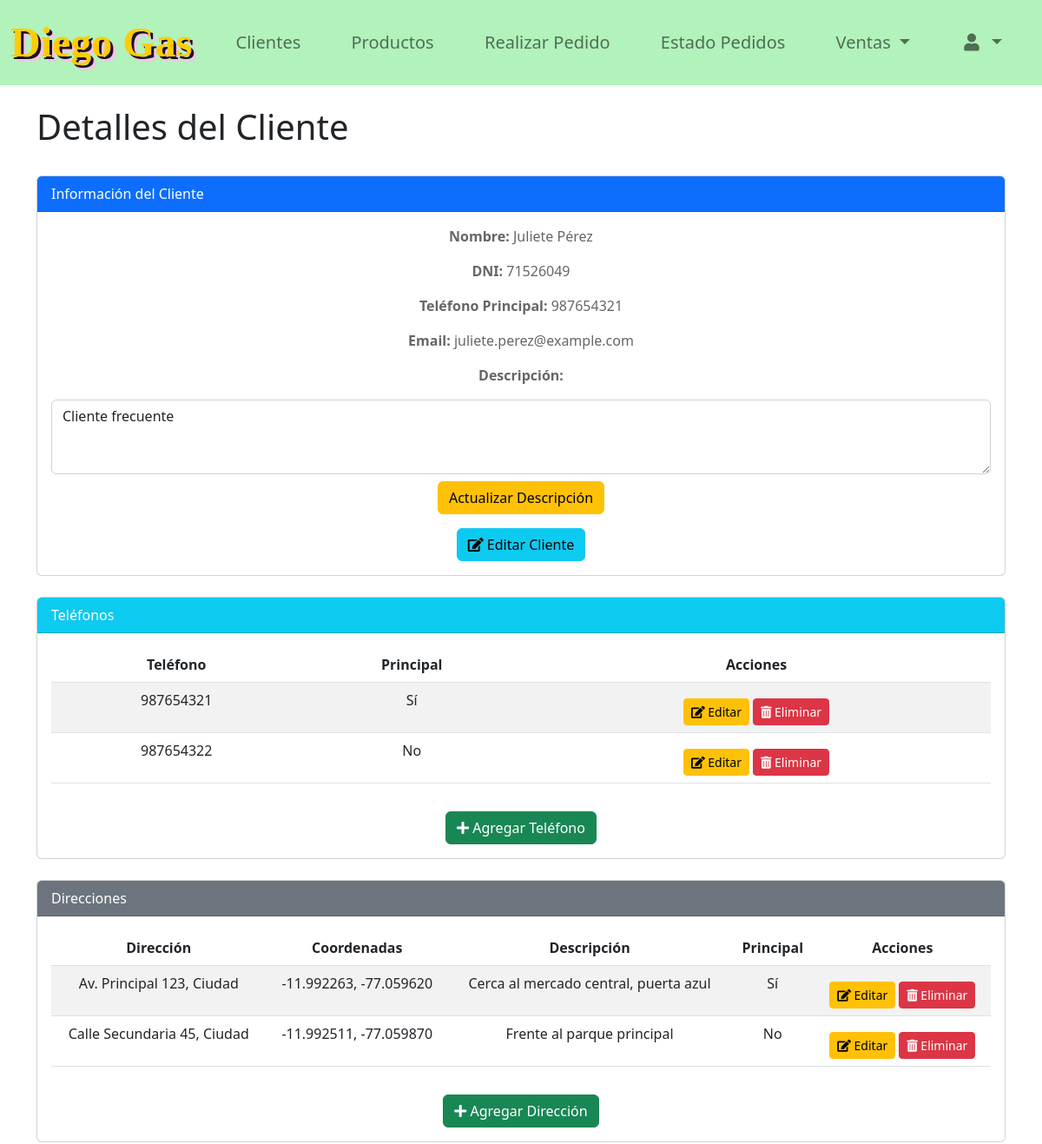
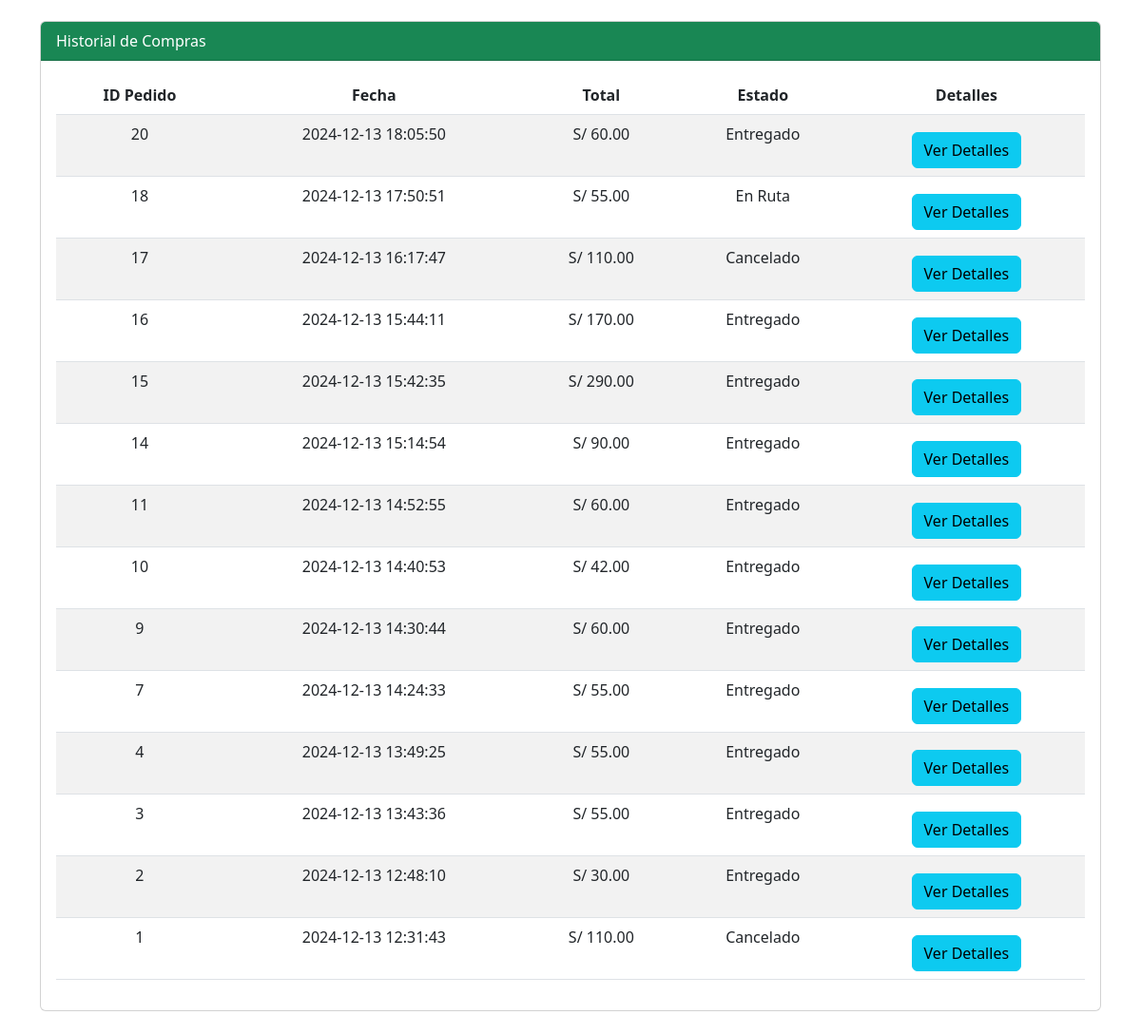
Screenshot of /vistas/Recepcion/detalles_cliente.php?id_cliente=1 (signed in) with the database file from the repository (2 pictures, top to bottom).
### tables this page shows
CREATE TABLE `clientes` (
  `id_cliente` int(11) NOT NULL,
  `nombre_cliente` varchar(100) NOT NULL,
  `apellido_cliente` varchar(100) DEFAULT NULL,
  `fecha_registro_cliente` date DEFAULT NULL,
  `email_cliente` varchar(100) DEFAULT NULL,
  `descripcion_cliente` varchar(255) DEFAULT NULL,
  `dni_cliente` int(11) DEFAULT NULL
);

CREATE TABLE `telefonos_cliente` (
  `id_telefono` int(11) NOT NULL,
  `id_cliente` int(11) NOT NULL,
  `telefono` varchar(15) NOT NULL,
  `es_principal` tinyint(1) DEFAULT 0
);

CREATE TABLE `direcciones_cliente` (
  `id_direccion` int(11) NOT NULL,
  `id_cliente` int(11) NOT NULL,
  `direccion` varchar(255) NOT NULL,
  `coordenadas` varchar(50) DEFAULT NULL,
  `descripcion` varchar(255) DEFAULT NULL,
  `es_principal` tinyint(1) DEFAULT 0
);

CREATE TABLE `pedidos` (
  `id_pedido` int(11) NOT NULL,
  `id_cliente` int(11) NOT NULL,
  `id_usuario` int(11) NOT NULL,
  `fecha_pedido` datetime NOT NULL,
  `total_pedido` decimal(10,2) NOT NULL,
  `id_estado` int(11) NOT NULL,
  `id_empleado` int(11) DEFAULT NULL,
  `id_pago` int(11) NOT NULL,
  `id_tipo_despacho` int(11) NOT NULL,
  `fecha_entrega` datetime NOT NULL DEFAULT current_timestamp(),
  `id_direccion_envio` int(11) DEFAULT NULL
);

CREATE TABLE `estado_pedido` (
  `id_estado` int(11) NOT NULL,
  `nombre_estado` varchar(50) NOT NULL,
  `descripcion` text DEFAULT NULL
);

### vistas/funciones.php (called while the page is built, shortened)
<?php
function obtenerConexion()
{
    $host = "localhost";
    $dbname = "diegogas";
    $username = "root";
    $password = "";
    try {
        $conn = new PDO("mysql:host=$host;dbname=$dbname", $username, $password);
        $conn->setAttribute(PDO::ATTR_ERRMODE, PDO::ERRMODE_EXCEPTION);
        return $conn;
    } catch (PDOException $e) {
        logError($e->getMessage());
        echo "Ocurrió un error en la conexión. Por favor, intente más tarde.";
        return null;
    }
}
function obtenerHistorialComprasCliente($id_cliente)
{
    $conn = obtenerConexion();
    $sql = "SELECT p.id_pedido, p.fecha_pedido, p.total_pedido, ep.nombre_estado AS estado, ep.descripcion AS descripcion_estado
            FROM pedidos p
            JOIN estado_pedido ep ON p.id_estado = ep.id_estado
            WHERE p.id_cliente = :id_cliente
            ORDER BY p.fecha_pedido DESC";
    $stmt = $conn->prepare($sql);
    $stmt->bindParam(':id_cliente', $id_cliente, PDO::PARAM_INT);
    $stmt->execute();
    return $stmt->fetchAll(PDO::FETCH_ASSOC);
}
function obtenerClientePorId($id_cliente)
{
    $conn = obtenerConexion();
    $cliente = null;
    try {
        $stmtCliente = $conn->prepare("
            SELECT
                c.id_cliente,
                c.nombre_cliente,
                c.apellido_cliente,
                c.dni_cliente,
                c.email_cliente,
                c.descripcion_cliente, -- Agregado: descripción del cliente
                t.telefono AS telefono_principal,
                d.direccion AS direccion_principal
            FROM clientes c
            LEFT JOIN telefonos_cliente t
                ON c.id_cliente = t.id_cliente AND t.es_principal = 1
            LEFT JOIN direcciones_cliente d
                ON c.id_cliente = d.id_cliente AND d.es_principal = 1
            WHERE c.id_cliente = :id_cliente
        ");
        $stmtCliente->execute([':id_cliente' => $id_cliente]);
        $cliente = $stmtCliente->fetch(PDO::FETCH_ASSOC);
        if ($cliente) {
            $cliente['direcciones'] = obtenerDireccionesPorCliente($id_cliente);
            $cliente['telefonos'] = obtenerTelefonosPorCliente($id_cliente);
        }
    } catch (PDOException $e) {
        error_log("Error al obtener cliente por ID: " . $e->getMessage());
    }
    return $cliente;
}
function obtenerTelefonosPorCliente($id_cliente)
{
    $conn = obtenerConexion();
    try {
        $stmt = $conn->prepare("SELECT id_telefono, telefono, es_principal FROM telefonos_cliente WHERE id_cliente = ?");
        $stmt->execute([$id_cliente]);
        return $stmt->fetchAll(PDO::FETCH_ASSOC);
    } catch (PDOException $e) {
        echo "Error al obtener teléfonos: " . $e->getMessage();
        return [];
    }
}
function obtenerTelefonoPrincipal($id_cliente)
{
    $conn = obtenerConexion();
    try {
        $stmt = $conn->prepare("
            SELECT telefono
            FROM telefonos_cliente
            WHERE id_cliente = ? AND es_principal = 1
            LIMIT 1
        ");
        $stmt->execute([$id_cliente]);
        $resultado = $stmt->fetch(PDO::FETCH_ASSOC);
        return $resultado ? $resultado['telefono'] : null;
    } catch (PDOException $e) {
        echo "Error al obtener teléfono principal: " . $e->getMessage();
        return null;
    }
}
function obtenerDireccionesPorCliente($id_cliente)
{
    $conn = obtenerConexion();
    $sql = "SELECT * FROM direcciones_cliente WHERE id_cliente = :id_cliente";
    $stmt = $conn->prepare($sql);
    $stmt->bindParam(':id_cliente', $id_cliente, PDO::PARAM_INT);
    $stmt->execute();
    return $stmt->fetchAll(PDO::FETCH_ASSOC);
}

### vistas/Recepcion/detalles_cliente.php (the view, shortened to what this page needs)
<?php
require_once '../funciones.php';
$id_cliente = $_GET['id_cliente'];
$cliente = obtenerClientePorId($id_cliente);
$telefono_principal = obtenerTelefonoPrincipal($id_cliente);
$direcciones = obtenerDireccionesPorCliente($id_cliente);
$historialCompras = obtenerHistorialComprasCliente($id_cliente);
?>
<!DOCTYPE html>
<html lang="es">
<head>
    <link rel="stylesheet" href="../../recursos/css/style.css">
    <link rel="stylesheet" href="https://cdnjs.cloudflare.com/ajax/libs/font-awesome/5.15.4/css/all.min.css">
    <link href="https://cdn.jsdelivr.net/npm/bootstrap@5.2.3/dist/css/bootstrap.min.css" rel="stylesheet">
</head>
<body>
    <?php include_once 'navbar_recepcion.php'; ?>
    <div class="container mt-4">
        <h1>Detalles del Cliente</h1><br>
        <div class="card mb-4">
            <div class="card-header bg-primary text-white">
                Información del Cliente
            </div>
            <div class="card-body">
                <p><strong>Nombre:</strong> <?php echo htmlspecialchars($cliente['nombre_cliente'] . ' ' . $cliente['apellido_cliente']); ?></p>
                <p><strong>DNI:</strong> <?php echo htmlspecialchars($cliente['dni_cliente'] ?? 'No registrado'); ?></p>
                <p><strong>Teléfono Principal:</strong> <?php echo htmlspecialchars($telefono_principal ?? 'No registrado'); ?></p>
                <p><strong>Email:</strong> <?php echo htmlspecialchars($cliente['email_cliente'] ?? 'No registrado'); ?></p>
                <form method="POST" action="">
                    <p><strong>Descripción:</strong></p>
                    <textarea name="descripcion_cliente" class="form-control" rows="3"><?php echo htmlspecialchars($cliente['descripcion_cliente'] ?? 'Sin descripción'); ?></textarea>
                    <button type="submit" name="actualizar_descripcion" class="btn btn-warning mt-2">Actualizar Descripción</button>
                </form>
                <button class="btn btn-info mt-3" data-bs-toggle="modal" data-bs-target="#modalEditarCliente">
                    <i class="fas fa-edit"></i> Editar Cliente
                </button>
            </div>
        </div>
        <div class="card mb-4">
            <div class="card-header bg-info text-white">
                Teléfonos
            </div>
            <div class="card-body">
                <?php
                $telefonos = obtenerTelefonosPorCliente($id_cliente);
                if (!empty($telefonos)): ?>
                    <table class="table table-striped">
                        <thead>
                            <tr>
                                <th>Teléfono</th>
                                <th>Principal</th>
                                <th>Acciones</th>
                            </tr>
                        </thead>
                        <tbody>
                            <?php foreach ($telefonos as $telefono): ?>
                                <tr>
                                    <td><?php echo htmlspecialchars($telefono['telefono']); ?></td>
                                    <td><?php echo $telefono['es_principal'] ? "Sí" : "No"; ?></td>
                                    <td>
                                        <button class="btn btn-warning btn-sm" data-bs-toggle="modal" data-bs-target="#modalTelefono"
                                            data-id="<?php echo $telefono['id_telefono']; ?>"
                                            data-telefono="<?php echo htmlspecialchars($telefono['telefono']); ?>"
                                            data-es-principal="<?php echo $telefono['es_principal']; ?>">
                                            <i class="fas fa-edit"></i> Editar
                                        </button>
                                        <a href="detalles_cliente.php?id_cliente=<?php echo $id_cliente; ?>&eliminar_telefono=<?php echo $telefono['id_telefono']; ?>"
                                            class="btn btn-danger btn-sm" onclick="return confirm('¿Estás seguro de eliminar este teléfono?');">
                                            <i class="fas fa-trash-alt"></i> Eliminar
                                        </a>
                                    </td>
                                </tr>
                            <?php endforeach; ?>
                        </tbody>
                    </table>
                <?php else: ?>
                    <p>No se encontraron teléfonos asociados al cliente.</p>
                <?php endif; ?>
                <button class="btn btn-success mt-3" data-bs-toggle="modal" data-bs-target="#modalTelefono">
                    <i class="fas fa-plus"></i> Agregar Teléfono
                </button>
            </div>
        </div>
        <div class="card mb-4">
            <div class="card-header bg-secondary text-white">
                Direcciones
            </div>
            <div class="card-body">
                <?php if (!empty($direcciones)): ?>
                    <table class="table table-striped">
                        <thead>
                            <tr>
                                <th>Dirección</th>
                                <th>Coordenadas</th>
                                <th>Descripción</th>
                                <th>Principal</th>
                                <th>Acciones</th>
                            </tr>
                        </thead>
                        <tbody>
                            <?php foreach ($direcciones as $direccion): ?>
                                <tr>
                                    <td><?php echo htmlspecialchars($direccion['direccion']); ?></td>
                                    <td><?php echo htmlspecialchars($direccion['coordenadas']); ?></td>
                                    <td><?php echo htmlspecialchars($direccion['descripcion']); ?></td>
                                    <td><?php echo $direccion['es_principal'] ? "Sí" : "No"; ?></td>
                                    <td>
                                        <button class="btn btn-warning btn-sm" data-bs-toggle="modal" data-bs-target="#modalDireccion"
                                            data-id="<?php echo $direccion['id_direccion']; ?>"
                                            data-direccion="<?php echo htmlspecialchars($direccion['direccion']); ?>"
                                            data-coordenadas="<?php echo htmlspecialchars($direccion['coordenadas']); ?>"
                                            data-descripcion="<?php echo htmlspecialchars($direccion['descripcion']); ?>"
                                            data-es-principal="<?php echo $direccion['es_principal']; ?>">
                                            <i class="fas fa-edit"></i> Editar
                                        </button>
                                        <a href="detalles_cliente.php?id_cliente=<?php echo $id_cliente; ?>&eliminar_direccion=<?php echo $direccion['id_direccion']; ?>"
                                            class="btn btn-danger btn-sm" onclick="return confirm('¿Estás seguro de eliminar esta dirección?');">
                                            <i class="fas fa-trash-alt"></i> Eliminar
                                        </a>
                                    </td>
                                </tr>
                            <?php endforeach; ?>
                        </tbody>
                    </table>
                <?php else: ?>
                    <p>No se encontraron direcciones asociadas al cliente.</p>
                <?php endif; ?>
                <button class="btn btn-success mt-3" data-bs-toggle="modal" data-bs-target="#modalDireccion">
                    <i class="fas fa-plus"></i> Agregar Dirección
                </button>
            </div>
        </div>
        <div class="card mb-4">
            <div class="card-header bg-success text-white">
                Historial de Compras
            </div>
            <div class="card-body">
                <?php if (!empty($historialCompras)): ?>
                    <table class="table table-striped">
                        <thead>
                            <tr>
                                <th>ID Pedido</th>
                                <th>Fecha</th>
                                <th>Total</th>
                                <th>Estado</th>
                                <th>Detalles</th>
                            </tr>
                        </thead>
                        <tbody>
                            <?php foreach ($historialCompras as $compra): ?>
                                <tr>
                                    <td><?php echo htmlspecialchars($compra['id_pedido']); ?></td>
                                    <td><?php echo htmlspecialchars($compra['fecha_pedido']); ?></td>
                                    <td>S/ <?php echo htmlspecialchars($compra['total_pedido']); ?></td>
                                    <td><?php echo htmlspecialchars($compra['estado']); ?></td>
                                    <td>
                                        <a href="detalles_pedido.php?id_pedido=<?php echo $compra['id_pedido']; ?>" class="btn btn-info">
                                            Ver Detalles
                                        </a>
                                    </td>
                                </tr>
                            <?php endforeach; ?>
                        </tbody>
                    </table>
                <?php else: ?>
                    <p>No se encontraron compras asociadas al cliente.</p>
                <?php endif; ?>
            </div>
        </div>
    </div>
</body>
</html>

### recursos/css/style.css (style rules this page uses)
* { text-decoration: none; }
body { background-color: #E2DDDB; }
.card .card-body { text-align: center; }
.card .btn { margin-top: 10px; }
body { background-color: #E6F9EA; }
body { font-family: Arial, sans-serif; background-color: #f4f4f4; margin: 0; padding: 0; display: flex; flex-direction: column; justify-content: space-between; }
p { color: #666; margin-bottom: 20px; }

### rows the page displays
clientes: nombre_cliente+apellido_cliente "Juliete Pérez", dni_cliente "71526049", email_cliente "juliete.perez@example.com", descripcion_cliente "Cliente frecuente"
telefonos_cliente: telefono "987654321", es_principal "Sí"
telefonos_cliente: telefono "987654322", es_principal "No"
direcciones_cliente: direccion "Av. Principal 123, Ciudad", coordenadas "-11.992263, -77.059620", descripcion "Cerca al mercado central, puerta azul", es_principal "Sí"
direcciones_cliente: direccion "Calle Secundaria 45, Ciudad", coordenadas "-11.992511, -77.059870", descripcion "Frente al parque principal", es_principal "No"
pedidos: id_pedido "20", fecha_pedido "2024-12-13 18:05:50", total_pedido "60.00", id_estado.nombre_estado "Entregado"
pedidos: id_pedido "18", fecha_pedido "2024-12-13 17:50:51", total_pedido "55.00", id_estado.nombre_estado "En Ruta"
pedidos: id_pedido "17", fecha_pedido "2024-12-13 16:17:47", total_pedido "110.00", id_estado.nombre_estado "Cancelado"
pedidos: id_pedido "16", fecha_pedido "2024-12-13 15:44:11", total_pedido "170.00", id_estado.nombre_estado "Entregado"
pedidos: id_pedido "15", fecha_pedido "2024-12-13 15:42:35", total_pedido "290.00", id_estado.nombre_estado "Entregado"
pedidos: id_pedido "14", fecha_pedido "2024-12-13 15:14:54", total_pedido "90.00", id_estado.nombre_estado "Entregado"
pedidos: id_pedido "11", fecha_pedido "2024-12-13 14:52:55", total_pedido "60.00", id_estado.nombre_estado "Entregado"
pedidos: id_pedido "10", fecha_pedido "2024-12-13 14:40:53", total_pedido "42.00", id_estado.nombre_estado "Entregado"
pedidos: id_pedido "9", fecha_pedido "2024-12-13 14:30:44", total_pedido "60.00", id_estado.nombre_estado "Entregado"
pedidos: id_pedido "7", fecha_pedido "2024-12-13 14:24:33", total_pedido "55.00", id_estado.nombre_estado "Entregado"
pedidos: id_pedido "4", fecha_pedido "2024-12-13 13:49:25", total_pedido "55.00", id_estado.nombre_estado "Entregado"
pedidos: id_pedido "3", fecha_pedido "2024-12-13 13:43:36", total_pedido "55.00", id_estado.nombre_estado "Entregado"
pedidos: id_pedido "2", fecha_pedido "2024-12-13 12:48:10", total_pedido "30.00", id_estado.nombre_estado "Entregado"
pedidos: id_pedido "1", fecha_pedido "2024-12-13 12:31:43", total_pedido "110.00", id_estado.nombre_estado "Cancelado"
